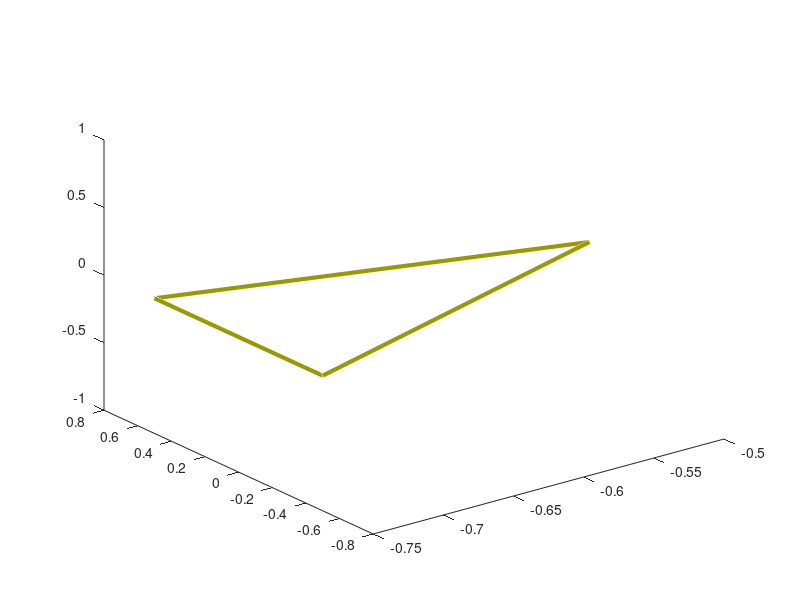

This chart was generated by the following MATLAB code:
function h_spacecraft = Vis3DSpacecraft(scale)
% Generates 3D image of spacecraft & adds to current figure.

if ~exist('scale')
    scale = 1;
end

% -------------------------------------------------------------------------
% Setup S/C shape constants
% (dimensions are normalised w.r.t. unit s/c dimension)
% -------------------------------------------------------------------------
% s/c main body
sc_body_width        = scale*0.5;             % half width of s/c body, assumed to be rectangular box
sc_colour            = 0.6*[1 1 1];           % colour of main s/c body
sc_transparency      = 0.5;                   % transparency of s/c body

% solar arrays
sa_width             = sc_body_width*1;       % half width of solar arrays (short axis of array)
sa_length            = sc_body_width*5;       % length of each solar array panel (long axis of array)
sa_angle             = 0;                     % solar array roll angle
sa_colour            = 'b';                   % solar array colour
sa_transparency      = 0.5;                   % solar array transparency
sa_x_offset          = sc_body_width*(1 + 0.5);
sa_hinge_linewidth   = 3*scale;
sa_hinge_colour      = 0.6*[1 1 0];


% -------------------------------------------------------------------------
% define vertices of patch object for S/C body & add s/c body to figure
% -------------------------------------------------------------------------
body_vertices_x = (2*[0 1 1 0 0 0; 1 1 0 0 1 1; 1 1 0 0 1 1; 0 1 1 0 0 0] - 1)*sc_body_width;
body_vertices_y = (2*[0 0 1 1 0 0; 0 1 1 0 0 0; 0 1 1 0 1 1; 0 0 1 1 1 1] - 1)*sc_body_width;
body_vertices_z = (2*[0 0 0 0 0 1; 0 0 0 0 0 1; 1 1 1 1 0 1; 1 1 1 1 0 1] - 1)*sc_body_width;
h_body          = patch(body_vertices_x, body_vertices_y, body_vertices_z, sc_colour);
set(h_body, 'FaceAlpha', sc_transparency)


% -------------------------------------------------------------------------
% define vertices of patch object for each solar array, each row gives [X Y
% Z] points of one vertex, and add solar arrays to figure 
% -------------------------------------------------------------------------

% define vertices for each solar array, each row is [X Y Z] point of
% one vertex
SA_vertices   = [        0  +sa_width*cos(sa_angle)  -sa_width*sin(sa_angle); 
	                     0  -sa_width*cos(sa_angle)  +sa_width*sin(sa_angle);  
                 sa_length  -sa_width*cos(sa_angle)  +sa_width*sin(sa_angle);   
	             sa_length  +sa_width*cos(sa_angle)  -sa_width*sin(sa_angle)];
	
SA1_vertices  = [SA_vertices(:,1)+sa_x_offset            SA_vertices(:,2:3)];
SA2_vertices  = [SA_vertices(:,1)-sa_length-sa_x_offset  SA_vertices(:,2:3)];

% add to figure
h_SA1         = patch(SA1_vertices(:,1), SA1_vertices(:,2),SA1_vertices(:,3), sa_colour);
h_SA2         = patch(SA2_vertices(:,1), SA2_vertices(:,2),SA2_vertices(:,3), sa_colour);
set(h_SA1, 'FaceAlpha', sa_transparency)
set(h_SA2, 'FaceAlpha', sa_transparency)

% store handles
h_SA          = [h_SA1 h_SA2];
				 

% -------------------------------------------------------------------------
% Add SA hinges
% -------------------------------------------------------------------------
SA_hinge   = [sc_body_width                      0                        0; 
              sa_x_offset  +sa_width*cos(sa_angle)  -sa_width*sin(sa_angle);
              sa_x_offset  -sa_width*cos(sa_angle)  +sa_width*sin(sa_angle);
              sc_body_width                      0                        0];
h_SAhinge1 = plot3(+SA_hinge(:,1), +SA_hinge(:,2), +SA_hinge(:,3), 'LineWidth', sa_hinge_linewidth, 'Color', sa_hinge_colour);
h_SAhinge2 = plot3(-SA_hinge(:,1), -SA_hinge(:,2), -SA_hinge(:,3), 'LineWidth', sa_hinge_linewidth, 'Color', sa_hinge_colour);


% -------------------------------------------------------------------------
% Return array of handles to 3D objects
% -------------------------------------------------------------------------
h_spacecraft = [h_body h_SA h_SAhinge1 h_SAhinge2];